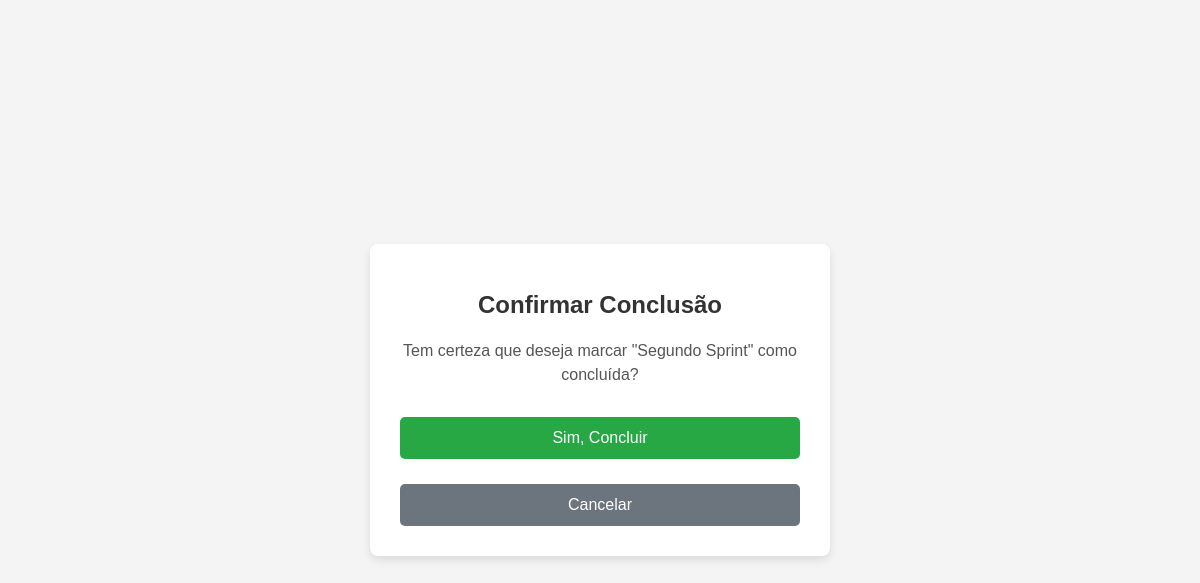
/tasks/concluirtarefa/6 (signed in), run on an earlier commit of the app's database.
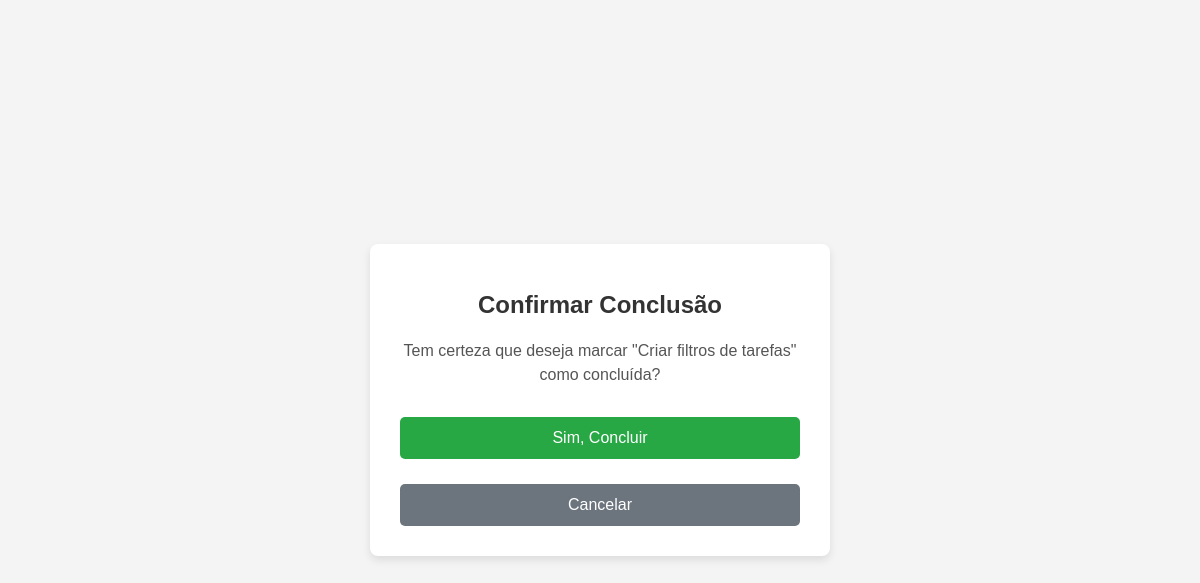
And on a later commit of the database.
### tasks/models.py (models this page shows, shortened)
class Task(models.Model):
    titulo = models.CharField(max_length=255)
    descricao = models.TextField()
    categoria = models.CharField(max_length=15, choices=LISTA_CATEGORIAS)
    completo = models.BooleanField(default=False)
    criado_em = models.DateTimeField(auto_now_add=True)
    data_vencimento = models.DateField(default=timezone.now)
    user = models.ForeignKey(User, on_delete=models.CASCADE)

### tasks/views.py (the view)
# urls.py: path('concluirtarefa/<int:pk>', ConcluirTarefa.as_view(), name='concluirtarefa'),
class ConcluirTarefa(LoginRequiredMixin, UpdateView):
    model = Task
    form_class = ConcluirTarefaForm
    template_name = "confirmarconclusao.html"
    success_url = reverse_lazy("task:listatarefas")
    def get_initial(self):
        initial = super().get_initial()
        initial['completo'] = True
        return initial

### tasks/novos_context.py (called while the page is built)
def lista_tarefas_do_dia(request):
    today = timezone.now()
    lista_tarefas = Task.objects.all().filter(
        completo=False,
        data_vencimento=today
    )
    total_tarefas = lista_tarefas.count()
    return {"lista_tarefas_do_dia": lista_tarefas, "total_tarefas_do_dia": total_tarefas}

def lista_tarefas_afazer(request):
    now = timezone.now()
    lista_tarefas = Task.objects.all().filter(
        completo=False,
        data_vencimento__gte=now
    )
    total_tarefas = lista_tarefas.count()
    return {"lista_tarefas_afazer": lista_tarefas, "total_tarefas_afazer": total_tarefas}

def lista_tarefas_concluidas(request):
    lista_tarefas = Task.objects.all().filter(
        completo=True,
    )
    total_tarefas = lista_tarefas.count()
    return {"lista_tarefas_concluidas": lista_tarefas, "total_tarefas_concluidas": total_tarefas}

def lista_tarefas_atrasadas(request):
    now = timezone.now()
    lista_tarefas = Task.objects.all().filter(
        data_vencimento__lt=now
    ).order_by('data_vencimento')
    total_tarefas = lista_tarefas.count()
    return {"lista_tarefas_atrasadas": lista_tarefas, "total_tarefas_atrasadas": total_tarefas}

def total_tarefas(request):
    total_tarefas_pessoal = Task.objects.all().filter(categoria='PESSOAL')
    total_tarefas_estudo = Task.objects.all().filter(categoria='ESTUDOS')
    total_tarefas_trabalho = Task.objects.all().filter(categoria='TRABALHO')
    return {"total_tarefas_pessoal": total_tarefas_pessoal.count(), "total_tarefas_estudos": total_tarefas_estudo.count(), "total_tarefas_trabalho": total_tarefas_trabalho.count()}

### tasks/migrations/templates/confirmarconclusao.html (shortened to what this page needs)
<!DOCTYPE html>
<html lang="pt-br">
<head>
</head>
<body>
    <div class="confirmation-container">
        <h1>Confirmar Conclusão</h1>
        <p>Tem certeza que deseja marcar "{{ object.titulo }}" como concluída?</p>
        <form method="post">
            <button type="submit">Sim, Concluir</button>
            <a href="{% url 'task:listatarefas' %}">Cancelar</a>
        </form>
    </div>
</body>
</html>

What changed in the data, as far as the page shows it:
changed Task: titulo "Segundo Sprint" → "Criar filtros de tarefas"
